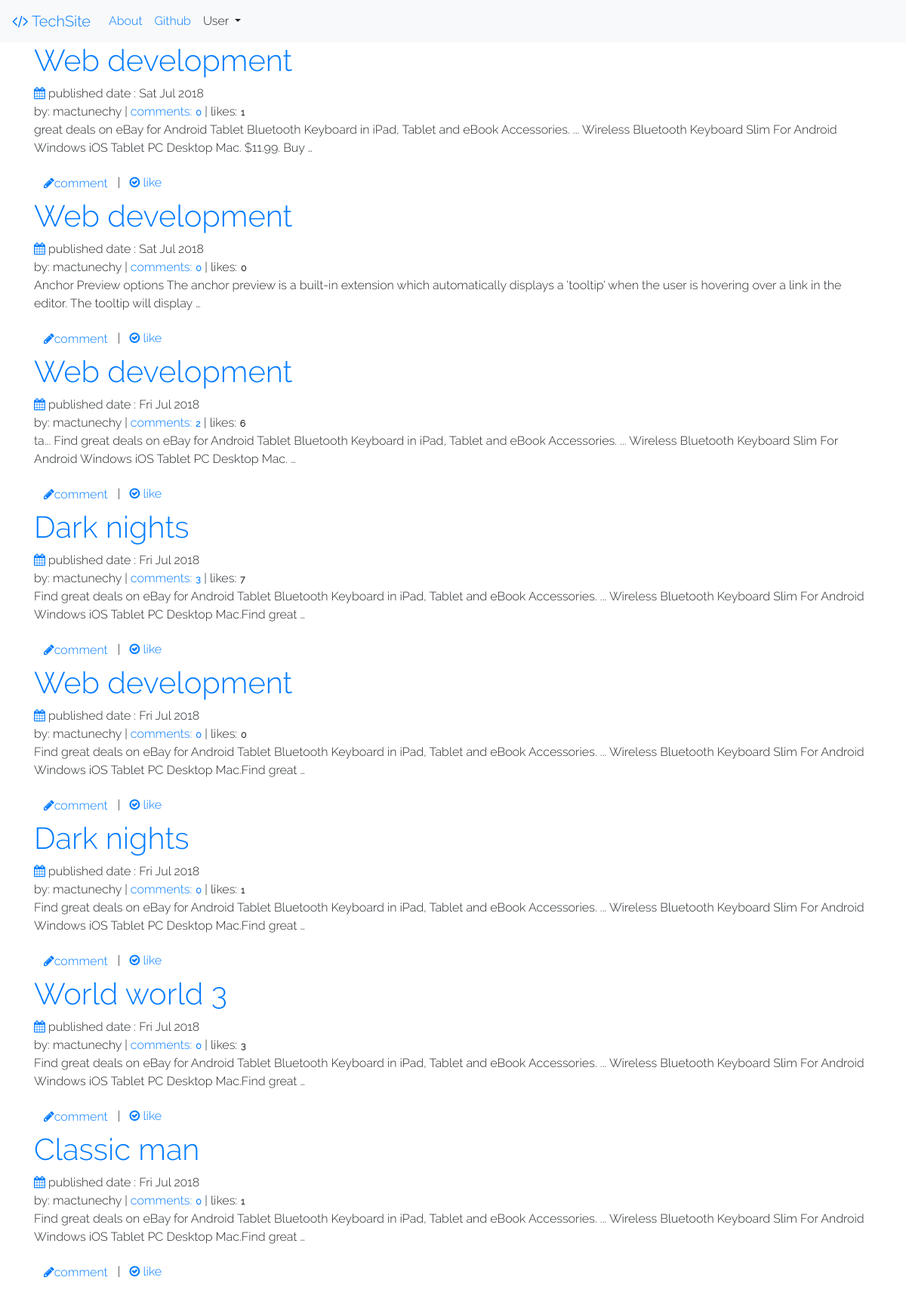
The app's page /, older data.
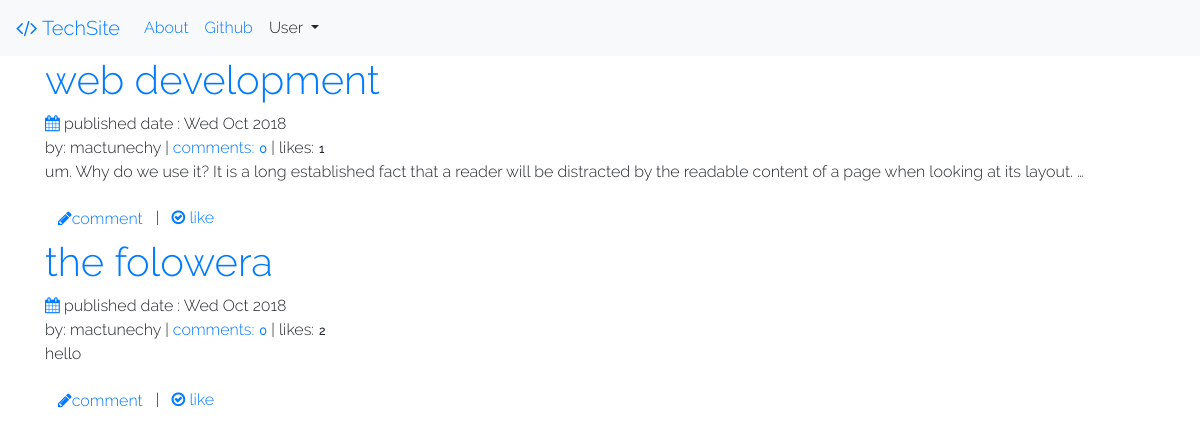
The same page, newer data.
### blog/models.py (models this page shows, shortened)
class Post(models.Model):
	author  =models.ForeignKey('auth.User', on_delete=models.PROTECT)
	title	  =models.CharField(max_length=200)
	text 	=models.TextField()
	category= models.CharField(max_length=100,default="None",blank=True)
	create_date	 = models.DateTimeField(default=timezone.now)
	published_date = models.DateTimeField(blank=True,null=True)
	likes = models.IntegerField(default = 0,blank=True)
	def approved_comments(self):
		return self.comments.filter(approve_comment=True)

### blog/views.py (the view)
# urls.py: path('',views.Post_list.as_view(), name = 'post_list'),
class Post_list(ListView):
	model = 	Post
	template_name = 'blog/post_list.html'
	def get_queryset(self):
		return Post.objects.filter(published_date__lte = timezone.now()).order_by('-published_date')

### blog/templates/blog/post_list.html
{% extends 'base.html'%}
{% block content %}
<div class="centerpost">
	{% for post in post_list %}
	<a href="{% url 'post_detail' pk=post.pk %}"><h1>{{post.title}}</h1> <i class="fa fa-calendar"></i></a>
	published date : {{post.published_date|date:"D M Y"}} <br>
	by: {{post.author}} | 	<a href="{% url 'post_detail' pk=post.pk %}">comments:<span class=" badge badge-default">{{post.approved_comments.count}}</a>|&nbsp;<a>likes:</a><span class = 'badge  badge-default'>{{post.likes}}</span>
	<p>{{post.text|truncatewords:"30"}}</p>
	<a class="btn btn-default" href="{% url 'add_comment_to_post' pk=post.pk %}"> <i class='fa fa-pencil'></i>comment</a>| &nbsp; <a href="{% url 'like' pk=post.pk %}"><i class="fa fa-check-circle-o"></i> like </a>
	{% endfor%}
</div>
{% endblock %}

Row changes from the older to the newer data that the page shows:
removed Post: title "Web development", published_date "Sat Jul 2018", author "mactunechy", approved_comments.count "0", likes "0", text "Anchor Preview options The anchor preview is a built-in extension which automatically displays a 'tooltip' when the user is hovering over a link in the editor. The tooltip will display …"
no longer on this page (row edited): Post: title "Web development", published_date "Fri Jul 2018", author "mactunechy", approved_comments.count "2", likes "6", text "ta... Find great deals on eBay for Android Tablet Bluetooth Keyboard in iPad, Tablet and eBook Accessories. ... Wireless Bluetooth Keyboard Slim For Android Windows iOS Tablet PC Desktop Mac. …"
no longer on this page (row edited): Post: title "Dark nights", published_date "Fri Jul 2018", author "mactunechy", approved_comments.count "3", likes "7", text "Find great deals on eBay for Android Tablet Bluetooth Keyboard in iPad, Tablet and eBook Accessories. ... Wireless Bluetooth Keyboard Slim For Android Windows iOS Tablet PC Desktop Mac.Find great …"
no longer on this page (row edited): Post: title "Web development", published_date "Fri Jul 2018", author "mactunechy", approved_comments.count "0", likes "0", text "Find great deals on eBay for Android Tablet Bluetooth Keyboard in iPad, Tablet and eBook Accessories. ... Wireless Bluetooth Keyboard Slim For Android Windows iOS Tablet PC Desktop Mac.Find great …"
no longer on this page (row edited): Post: title "Dark nights", published_date "Fri Jul 2018", author "mactunechy", approved_comments.count "0", likes "1", text "Find great deals on eBay for Android Tablet Bluetooth Keyboard in iPad, Tablet and eBook Accessories. ... Wireless Bluetooth Keyboard Slim For Android Windows iOS Tablet PC Desktop Mac.Find great …"
removed Post: title "World world 3", published_date "Fri Jul 2018", author "mactunechy", approved_comments.count "0", likes "3", text "Find great deals on eBay for Android Tablet Bluetooth Keyboard in iPad, Tablet and eBook Accessories. ... Wireless Bluetooth Keyboard Slim For Android Windows iOS Tablet PC Desktop Mac.Find great …"
no longer on this page (row edited): Post: title "Classic man", published_date "Fri Jul 2018", author "mactunechy", approved_comments.count "0", likes "1", text "Find great deals on eBay for Android Tablet Bluetooth Keyboard in iPad, Tablet and eBook Accessories. ... Wireless Bluetooth Keyboard Slim For Android Windows iOS Tablet PC Desktop Mac.Find great …"
changed Post: title "Web development" → "web development"; published_date "Sat Jul 2018" → "Wed Oct 2018"; text "great deals on eBay for Android Tablet Bluetooth Keyboard in iPad, Tablet and eBook Accessories. ... Wireless Bluetooth Keyboard Slim For Android Windows iOS Tablet PC Desktop Mac. $11.99. Buy …" → "um. Why do we use it? It is a long established fact that a reader will be distracted by the readable content of a page when looking at its layout. …"
added Post: title "the folowera", published_date "Wed Oct 2018", author "mactunechy", approved_comments.count "0", likes "2", text "hello"
